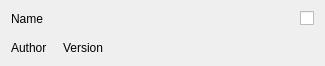
<?xml version="1.0" encoding="UTF-8"?>
<ui version="4.0">
 <class>ScriptWidget</class>
 <widget class="QWidget" name="ScriptWidget">
  <property name="geometry">
   <rect>
    <x>0</x>
    <y>0</y>
    <width>325</width>
    <height>66</height>
   </rect>
  </property>
  <property name="maximumSize">
   <size>
    <width>16777215</width>
    <height>66</height>
   </size>
  </property>
  <property name="windowTitle">
   <string>Form</string>
  </property>
  <layout class="QGridLayout" name="gridLayout">
   <item row="2" column="2">
    <widget class="QLabel" name="lblVersion">
     <property name="text">
      <string>Version</string>
     </property>
    </widget>
   </item>
   <item row="2" column="1">
    <spacer name="hsAV">
     <property name="orientation">
      <enum>Qt::Horizontal</enum>
     </property>
     <property name="sizeType">
      <enum>QSizePolicy::Fixed</enum>
     </property>
     <property name="sizeHint" stdset="0">
      <size>
       <width>10</width>
       <height>1</height>
      </size>
     </property>
    </spacer>
   </item>
   <item row="2" column="3">
    <spacer name="hsVR">
     <property name="orientation">
      <enum>Qt::Horizontal</enum>
     </property>
     <property name="sizeHint" stdset="0">
      <size>
       <width>40</width>
       <height>1</height>
      </size>
     </property>
    </spacer>
   </item>
   <item row="0" column="0">
    <widget class="QLabel" name="lblName">
     <property name="text">
      <string>Name</string>
     </property>
    </widget>
   </item>
   <item row="1" column="0">
    <spacer name="vsTB">
     <property name="orientation">
      <enum>Qt::Vertical</enum>
     </property>
     <property name="sizeHint" stdset="0">
      <size>
       <width>20</width>
       <height>1</height>
      </size>
     </property>
    </spacer>
   </item>
   <item row="2" column="0">
    <widget class="QLabel" name="lblAuthor">
     <property name="text">
      <string>Author</string>
     </property>
    </widget>
   </item>
   <item row="0" column="3">
    <widget class="QCheckBox" name="chkEnable">
     <property name="toolTip">
      <string/>
     </property>
     <property name="layoutDirection">
      <enum>Qt::RightToLeft</enum>
     </property>
     <property name="text">
      <string/>
     </property>
    </widget>
   </item>
  </layout>
 </widget>
 <resources/>
 <connections/>
</ui>
